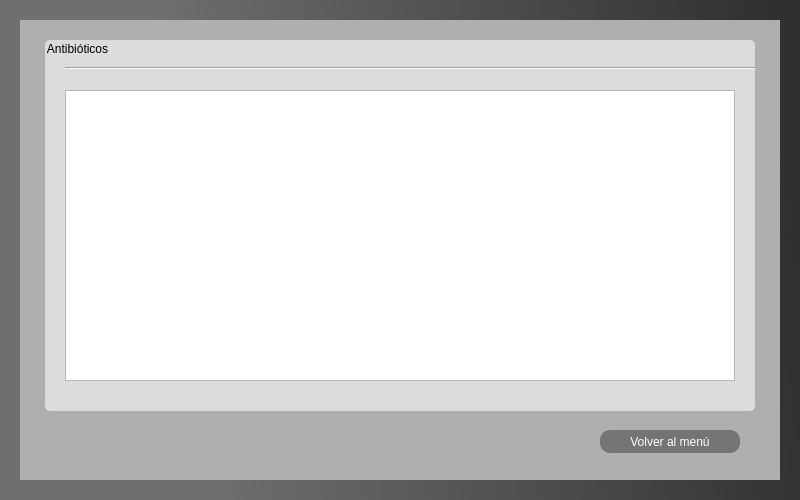
<?xml version="1.0" encoding="UTF-8"?>
<ui version="4.0">
 <class>MainWindow</class>
 <widget class="QMainWindow" name="MainWindow">
  <property name="geometry">
   <rect>
    <x>0</x>
    <y>0</y>
    <width>800</width>
    <height>500</height>
   </rect>
  </property>
  <property name="minimumSize">
   <size>
    <width>800</width>
    <height>500</height>
   </size>
  </property>
  <property name="maximumSize">
   <size>
    <width>800</width>
    <height>500</height>
   </size>
  </property>
  <property name="windowTitle">
   <string>MainWindow</string>
  </property>
  <property name="styleSheet">
   <string notr="true">QWidget#centralwidget{background-color: qlineargradient(spread:pad, x1:0, y1:0.625, x2:1, y2:0.551, stop:0.232955 rgba(111, 111, 111, 255), stop:1 rgba(74, 74, 74, 255));
background-color: qlineargradient(spread:pad, x1:0, y1:0.625, x2:1, y2:0.551, stop:0.232955 rgba(111, 111, 111, 255), stop:1 rgba(48, 48, 48, 255));}</string>
  </property>
  <widget class="QWidget" name="centralwidget">
   <widget class="QGroupBox" name="groupBox_2">
    <property name="geometry">
     <rect>
      <x>20</x>
      <y>20</y>
      <width>760</width>
      <height>460</height>
     </rect>
    </property>
    <property name="cursor">
     <cursorShape>ArrowCursor</cursorShape>
    </property>
    <property name="styleSheet">
     <string notr="true">QWidget#groupBox_2{background-color: qlineargradient(spread:pad, x1:0, y1:0.625, x2:1, y2:0.551, stop:0 rgba(175, 175, 175, 255));
font: 12pt &quot;MS Shell Dlg 2&quot;;
border: none;;}

</string>
    </property>
    <property name="title">
     <string/>
    </property>
    <property name="alignment">
     <set>Qt::AlignLeading|Qt::AlignLeft|Qt::AlignVCenter</set>
    </property>
    <property name="flat">
     <bool>false</bool>
    </property>
    <widget class="QGroupBox" name="groupBox_3">
     <property name="geometry">
      <rect>
       <x>25</x>
       <y>20</y>
       <width>710</width>
       <height>371</height>
      </rect>
     </property>
     <property name="cursor">
      <cursorShape>ArrowCursor</cursorShape>
     </property>
     <property name="styleSheet">
      <string notr="true">QWidget#groupBox_3{
	background-color: qlineargradient(spread:pad, x1:0, y1:0, x2:1, y2:1, stop:1 rgba(220, 220, 220, 255));
font: 12pt &quot;MS Shell Dlg 2&quot;;
border: none;
border-radius: 5px;}

</string>
     </property>
     <property name="title">
      <string>Antibióticos</string>
     </property>
     <property name="alignment">
      <set>Qt::AlignLeading|Qt::AlignLeft|Qt::AlignVCenter</set>
     </property>
     <property name="flat">
      <bool>false</bool>
     </property>
     <widget class="Line" name="line_2">
      <property name="geometry">
       <rect>
        <x>20</x>
        <y>20</y>
        <width>720</width>
        <height>16</height>
       </rect>
      </property>
      <property name="autoFillBackground">
       <bool>false</bool>
      </property>
      <property name="orientation">
       <enum>Qt::Horizontal</enum>
      </property>
     </widget>
     <widget class="QListWidget" name="listWidget">
      <property name="geometry">
       <rect>
        <x>20</x>
        <y>50</y>
        <width>670</width>
        <height>291</height>
       </rect>
      </property>
     </widget>
    </widget>
    <widget class="QPushButton" name="volverMenuBoton">
     <property name="geometry">
      <rect>
       <x>580</x>
       <y>410</y>
       <width>140</width>
       <height>23</height>
      </rect>
     </property>
     <property name="cursor">
      <cursorShape>PointingHandCursor</cursorShape>
     </property>
     <property name="styleSheet">
      <string notr="true">QWidget#volverMenuBoton{border-radius:10px;
color: rgb(255, 255, 255);
background-color: qlineargradient(spread:pad, x1:0, y1:0.625, x2:1, y2:0.551, stop:0 rgba(116, 116, 116, 255));
border: 1px;
border-color: qlineargradient(spread:pad, x1:0, y1:0, x2:1, y2:1, stop:1 rgba(220, 220, 220, 255));}
QWidget#volverMenuBoton:hover{
	background-color: qlineargradient(spread:pad, x1:0, y1:0, x2:1, y2:1, stop:0 rgba(240, 240, 240, 255));
	color: rgb(68, 68, 68);
	border-color: rgb(68, 68, 68);
	shadow: large;
}</string>
     </property>
     <property name="text">
      <string>Volver al menú</string>
     </property>
    </widget>
   </widget>
  </widget>
 </widget>
 <resources/>
 <connections/>
</ui>
